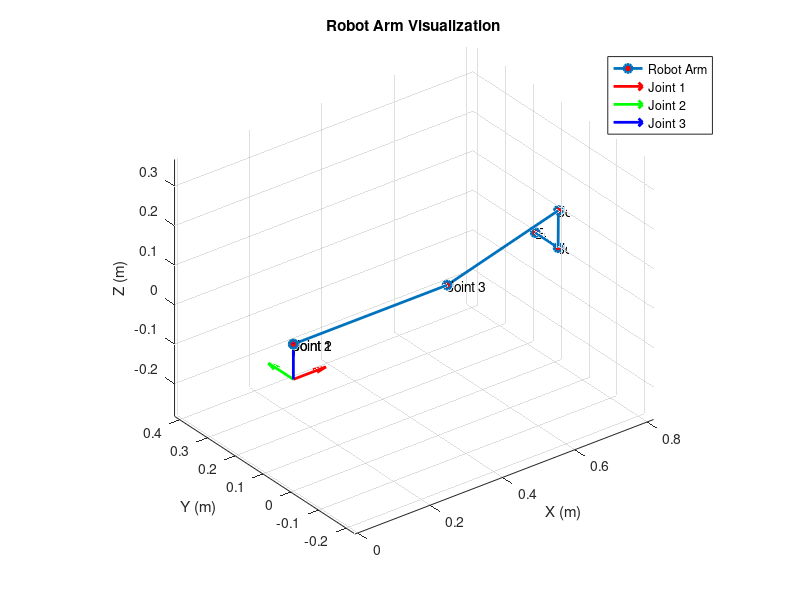

Here is the MATLAB script that generated this plot: (Note: this script raises an error after producing the figure.)
% 计算 UR5 机械臂各关节的空间旋量
% 该脚本计算 UR5 机械臂各关节的空间旋量，并可视化机械臂的关节位置和旋转轴
% Space Twist for Shoulder:
%      0     0     1     0     0     0

% Space Twist for Upper Arm:
%       -0.00010966218804077         0.999999860344549      0.000516996214966776        -0.089201126124083     -9.73915983020756e-06     -8.28481817600509e-05

% Space Twist for Forearm:
%      -0.000851501411008793         0.999999608724093      0.000239785336181799       -0.0892010924995179     -0.000177878813172699         0.425063054601736

% Space Twist for Wrist 1:
%       0.000645748395716926         0.999977787178547       0.00663386452268502       -0.0891645904058137      -0.00536369075116089         0.817193278688037

% Space Twist for Wrist 2:
%       1.07663873727645e-05        0.0085250671036427        -0.999963660897216        -0.111191909169889         0.817216260164118       0.00696587945472968

% Space Twist for Wrist 3:
%       0.000651627424651037         0.999975340393563       0.00699242350521426         0.005596450592457      -0.00571659008736621         0.816998900818537

% Initial End Effector Pose (M_initial):
%         -0.999999787643124     -9.76765308370577e-06      0.000651627424651037         0.817145243199844
%        0.00065167979368323      -0.00699241862472029         0.999975340393563         0.193656522784246
%      -5.21096047671649e-06         0.999975552694349       0.00699242350521426      -0.00424242678717729
%                          0                         0                         0                         1




% 清除工作区和图形
clear all; close all; clc;
clf;
hold on;
grid on;
axis equal;
xlabel('X (m)');
ylabel('Y (m)');
zlabel('Z (m)');
title('Robot Arm Visualization');
view(3);

% 关节名称（按从基座到末端的顺序）
joints = {'shoulder', 'upper_arm', 'forearm', 'wrist_1', 'wrist_2', 'wrist_3'};

% 关节标定数据（相对于前一个关节的变换）
data.shoulder = [0, 0, 0.089201138580847966, -0, 0, 1.5413963267648517e-05];
data.upper_arm = [8.28481932000539e-05, 0, 0, 1.5702793305568989, 0, 9.4248239648454113e-05];
data.forearm = [-0.42514603197027351, 0, 0, 0.00027727163297603633, 0.00074181659174685764, 8.2061777589927939e-05];
data.wrist_1 = [-0.39231335412023205, 0.00070367842866065884, 0.11004902881674888, 3.1351985141209435, -3.1400954402443415, 3.1415185610293745];
data.wrist_2 = [3.6501405590628345e-05, -0.094721186124807052, 0.0001791428279527357, 1.5689050644312028, 0, -1.320607040336194e-05];
data.wrist_3 = [0.00015399008043081661, 0.082421327089370319, 0.00012632686207930083, 1.5723290218826846, 3.1415926535897931, -3.14158677108863];

% 初始化变换矩阵（基座到世界坐标系）
T_accum = eye(4);

% 存储所有关节在基坐标系中的位置（仅包括关节）
positions = [];
rotations = [];

% 遍历每个关节计算累积变换
for i = 1:numel(joints)
    joint = joints{i};
    d = data.(joint);
    
    % 提取位置和欧拉角
    x = d(1); y = d(2); z = d(3);
    roll = d(4); pitch = d(5); yaw = d(6);
    
    % 计算旋转矩阵（RPY: Z-Y-X顺序）
    Rx = [1, 0, 0; 0, cos(roll), -sin(roll); 0, sin(roll), cos(roll)];
    Ry = [cos(pitch), 0, sin(pitch); 0, 1, 0; -sin(pitch), 0, cos(pitch)];
    Rz = [cos(yaw), -sin(yaw), 0; sin(yaw), cos(yaw), 0; 0, 0, 1];
    R = Rz * Ry * Rx;
    
    % 构建齐次变换矩阵
    T_rel = [R, [x; y; z]; [0, 0, 0, 1]];
    
    % 更新累积变换（相对于基座）
    T_accum = T_accum * T_rel;

    % 提取当前关节的旋转矩阵和位置
    R_current = T_accum(1:3, 1:3);
    current_pos = ([-1, 0, 0; 0, -1, 0; 0, 0, 1] * T_accum(1:3, 4))';

    % %打印R_current
    % fprintf('Rotation Matrix for %s:\n', joint);
    % disp(R_current);

    % 存储位置和旋转轴
    positions = [positions; current_pos];
    rotations = [rotations; ([-1, 0, 0; 0, -1, 0; 0, 0, 1] * R_current * [0; 0; 1])']; % 假设关节旋转轴为Z轴

end

% 绘制关节位置
plot3(positions(:,1), positions(:,2), positions(:,3), 'o-', 'LineWidth', 2, 'MarkerSize', 6, 'MarkerFaceColor', 'r');

% 标记关键点
text(positions(1,1), positions(1,2), positions(1,3), 'Joint 1', 'FontSize', 10);
text(positions(2,1), positions(2,2), positions(2,3), 'Joint 2', 'FontSize', 10);
text(positions(3,1), positions(3,2), positions(3,3), 'Joint 3', 'FontSize', 10);
text(positions(4,1), positions(4,2), positions(4,3), 'Joint 4', 'FontSize', 10);
text(positions(5,1), positions(5,2), positions(5,3), 'Joint 5', 'FontSize', 10);
text(positions(6,1), positions(6,2), positions(6,3), 'End Effector', 'FontSize', 10);

% 添加坐标轴
quiver3(0, 0, 0, 0.1, 0, 0, 'r', 'LineWidth', 2); % X轴
quiver3(0, 0, 0, 0, 0.1, 0, 'g', 'LineWidth', 2); % Y轴
quiver3(0, 0, 0, 0, 0, 0.1, 'b', 'LineWidth', 2); % Z轴
legend('Robot Arm', 'Joint 1', 'Joint 2', 'Joint 3', 'Joint 4', 'Joint 5', 'End Effector', 'X', 'Y', 'Z');

hold off;

% 定义各关节的旋转轴 (单位向量)
z_shoulder = rotations(1,:);
z_upper_arm = rotations(2,:);
z_forearm = rotations(3,:);
z_wrist_1 = rotations(4,:);
z_wrist_2 = rotations(5,:);
z_wrist_3 = rotations(6,:);

% 定义各关节的位置
p_shoulder = positions(1,:);
p_upper_arm = positions(2,:);
p_forearm = positions(3,:);
p_wrist_1 = positions(4,:);
p_wrist_2 = positions(5,:);
p_wrist_3 = positions(6,:);

% 打印各关节的位置和旋转轴
% fprintf('Shoulder Position: [%.16f, %.16f, %.16f], Axis: [%.16f, %.16f, %.16f]\n', p_shoulder, z_shoulder);
% fprintf('Upper Arm Position: [%.16f, %.16f, %.16f], Axis: [%.16f, %.16f, %.16f]\n', p_upper_arm, z_upper_arm);

% 计算各关节的空间旋量
S_shoulder = calculate_spatial_twist(p_shoulder, z_shoulder);
S_upper_arm = calculate_spatial_twist(p_upper_arm, z_upper_arm);
S_forearm = calculate_spatial_twist(p_forearm, z_forearm);
S_wrist_1 = calculate_spatial_twist(p_wrist_1, z_wrist_1);
S_wrist_2 = calculate_spatial_twist(p_wrist_2, z_wrist_2);
S_wrist_3 = calculate_spatial_twist(p_wrist_3, z_wrist_3);

% 显示结果
% 显示小数点后16位
format long g;
disp('Space Twist for Shoulder:');
disp(S_shoulder);
disp('Space Twist for Upper Arm:');
disp(S_upper_arm);
disp('Space Twist for Forearm:');
disp(S_forearm);
disp('Space Twist for Wrist 1:');
disp(S_wrist_1);
disp('Space Twist for Wrist 2:');
disp(S_wrist_2);
disp('Space Twist for Wrist 3:');
disp(S_wrist_3);


% 定义[-1, 0, 0; 0, -1, 0; 0, 0, 1]的齐次变换矩阵
T_Rz_180 = [-1, 0, 0, 0; 
            0, -1, 0, 0; 
            0, 0, 1, 0; 
            0, 0, 0, 1];
% 计算 M_initial标准末端执行器初始位姿 M_initial
M_initial = T_Rz_180 * T_accum;

% 打印 M_initial
disp('Initial End Effector Pose (M_initial):');
disp(M_initial);



function S = calculate_spatial_twist(p, omega_hat)
    % 计算线速度 v_i
    v = cross(p, omega_hat);
    
    % 空间旋量 S_i = [v; omega_hat]
    S = [omega_hat, v];
end

